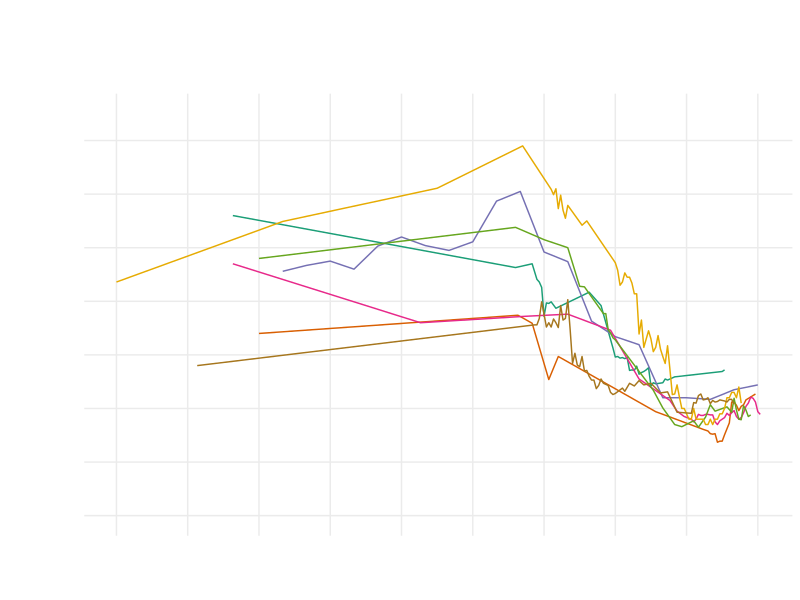

This chart was generated by the following R code: (Note: this script raises an error after producing the figure.)
require(shape)
library(tidyverse)
library(lubridate)
library(openxlsx)
library(readxl)
library(ggsignif)
library(grid)

wealth_share <- read_excel("capitalism/top_1percent_wealth_share.xlsx")

COL <- c("#7fc97f", "#beaed4", "#fdc086", "#ffff99", "#386cb0", "#f0027f", "#bf5b17", "#666666")
COLA <- c("#e0f3db", "#99d8c9","#66c2a4","#41ae76", "#238b45", "#005824", "#f0027f")
COLB <- c("#c6dbef", "#4eb3d3", "#2b8cbe", "#0868ac","#084081", "#9e9ac8","#f0027f")
COLC <- c("#fcfbfd", "#efedf5", "#dadaeb", "#bcbddc", "#9e9ac8", "#807dba", "#6a51a3", "#54278f", "#3f007d")
COLD <- c("#DA3030","#41ae76","#F7DE04", "#4eb3d3","#AE82FF","#386cb0","#F48318","#41ae76","#6a51a3", "#DA3030")


#Cleaning the wealth share data. Source: CORE
wealth_share_gathered <- wealth_share %>% 
  gather(Country, Wealth_share, c("Denmark", "Finland", "France", "Norway", "Sweden", "United Kingdom", "United States") )

wealth_share1 <- wealth_share_gathered[-c(1, 69, 137, 205, 273, 341, 409), ] 

wealth_share2 <- wealth_share1 %>%
  mutate(Year = ifelse(Country == "Denmark", ...1, ifelse(Country == "Finland", ...3, ifelse(Country == "France", ...5, ifelse(Country == "Norway", ...7, ifelse(Country == "Sweden", ...9, ifelse(Country == "United Kingdom", ...11, ifelse(Country == "United States", ...13, NA))))))))

wealth_share2$Wealth_share = as.numeric(as.character(wealth_share2$Wealth_share))

wealth_share3 <- wealth_share2 %>%
  select(-c("...1", "...3", "...5", "...7", "...9", "...11", "...13")) %>%
  filter(!is.na(Year)) %>%
  mutate(wealth_share = (Wealth_share)/100)

#Brackets 
bracketsGrob <- function(...){
  l <- list(...)
  e <- new.env()
  e$l <- l
  grid:::recordGrob(  {
    do.call(grid.brackets, l)
  }, e)
}


b1 <- bracketsGrob(0.045, 0.88, 0.61, 0.88, h=0.05, lwd=2, col="black")
b2 <- bracketsGrob(0.63, .88, 0.95, .88, h=0.05,  lwd=2, col="black")

#Plotting the data 
wealth_share_plot <- ggplot(wealth_share3, aes(x = Year, y = wealth_share, group = Country, color = Country)) +
  geom_line() +
  #geom_line(aes(linetype = Country)) + #if we differentiate the lines without color
  labs(y = "Wealth Share of the Top 1%", color = "Country") + 
  scale_y_continuous(breaks = seq(0, 0.7, by = 0.1), labels = scales::percent_format(accuracy = 1), limits = c(0,0.75)) +
  scale_x_continuous(breaks = seq(1740, 2010, by = 30)) +
  scale_color_brewer(palette = "Dark2") +
  theme_bw() + 
  theme(panel.grid.minor = element_blank(),
        legend.position = "top", 
        legend.title = element_blank(),
        legend.text = element_text(size = 14),
        axis.title.y = element_text(size = 20, vjust = 1),
        #legend.text = element_text(size = 11),
        axis.text.x = element_text(size = 14, color = "black"),
        axis.text.y = element_text(size = 14, color = "black"),  
        axis.title.x = element_text(size = 20, vjust = -0.5)) +
        annotation_custom(b1) + 
        annotation_custom(b2) +
  annotate("text", x = 1830, y = 0.75, label = expression(paste(bold("Capitalism"))), size = 5) +
  annotate("text", x = 1965, y = 0.75, label = expression(paste(bold("Capitalism and democracy"))), size = 5) 

#print(wealth_share_plot)

#Save plot to PDF
ggsave(wealth_share_plot, filename = "wealth_share_top_1percent.pdf", 
       path = "capitalism",
       width = 8, height = 6, units = "in")


# dev.off()
